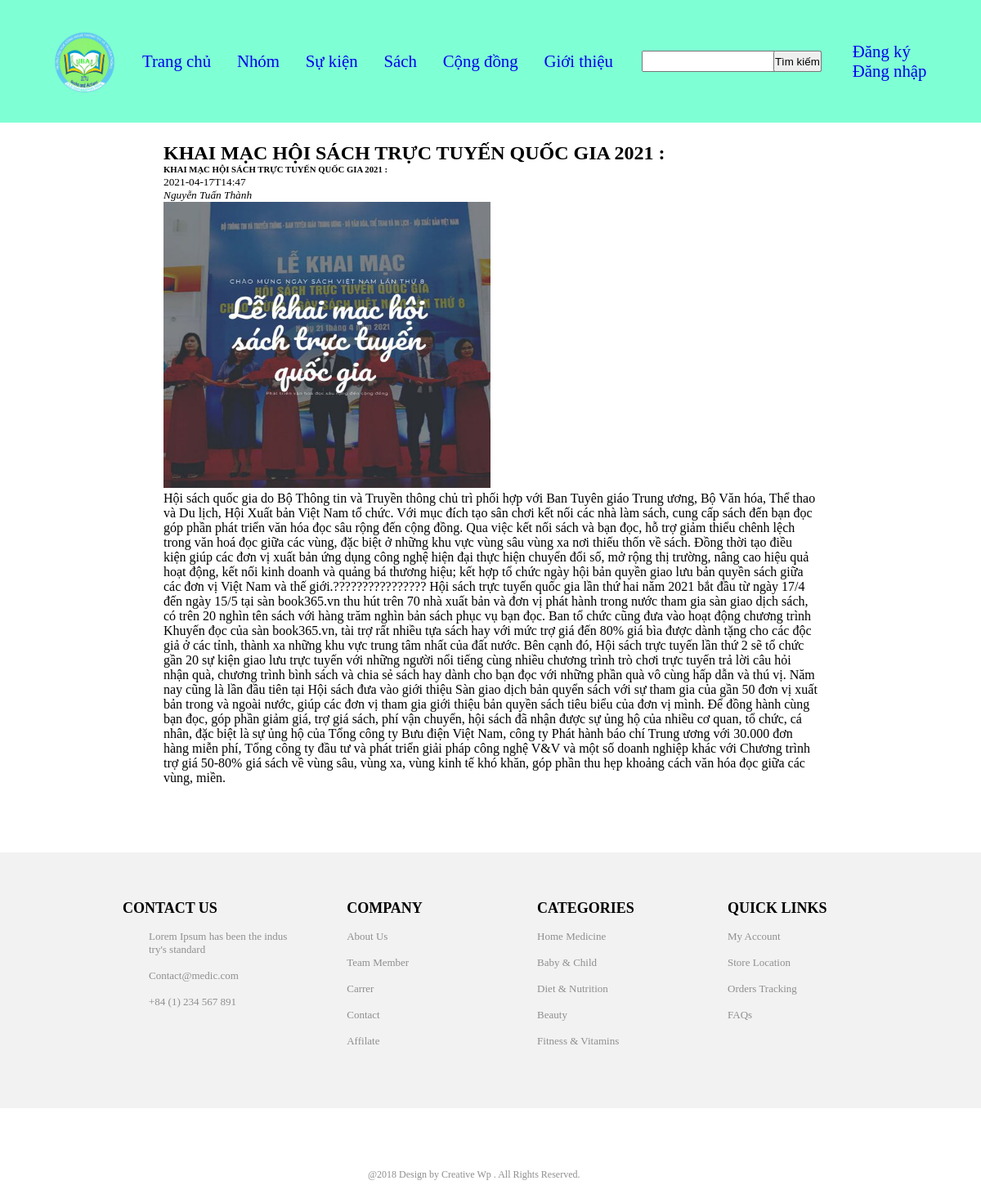
/?action=news&id=60, run on the app's committed database.
### tables this page shows
CREATE TABLE `prod` (
  `id` int(100) NOT NULL,
  `name` varchar(500) NOT NULL,
  `description` varchar(1000) NOT NULL,
  `img` varchar(300) NOT NULL,
  `content` varchar(10000) NOT NULL,
  `author` varchar(200) NOT NULL,
  `created_date` varchar(100) NOT NULL
);

### index.php (called while the page is built)
<?php
    require_once "./controllers/AdminController.php";
    $index = new AdminControlller();
    $index -> admin();
?>

### models/Database.php (called while the page is built, shortened)
<?php
    class Database{
        private $host = "localhost";
        private $user = "root";
        private $pass = "";
        private $database = "advancedphp";
        private $conn;
        public function connect()
        {
            $this-> conn = new mysqli($this->host, $this->user, $this->pass, $this->database);
            if( $this-> conn-> connect_error){
                die("thatbai".$this-> conn-> connect_error);
            }
            else{
                mysqli_set_charset($this->conn, "utf8");
            }
            return $this->conn;
        }
        public function select($str)
        {
            $result = $this->conn->query($str);
            if($result -> num_rows == 0){
                $data =0;
            }else{
                while($row = $result-> fetch_assoc()){
                    $data[] = $row;
                }
            }
            return $data;
        }
    }
?>

### models/ProdModel.php (called while the page is built, shortened)
<?php
    require_once './models/Database.php';
    class ProdModel extends Database implements interfaceView{
        private $db_prd;
        public function __construct()
        {
            $this->db_prd = new Database();
        }
        public function select($id)
        {
            $str = "SELECT * FROM prod WHERE id ='".$id."'";
            $data = $this -> db_prd -> select($str);
            return $data;
        }
    }
?>

### views/client/new.php (the view, shortened to what this page needs)
<?php
    require_once './views/layout/header.php';
?>
<!DOCTYPE html>
<html lang="en">
<head>
</head>
<body>
    <div class="new">
        <h2><?php echo $dataid[0]['name']?></h2>
        <h6><?php echo $dataid[0]['description']?></h6>
        <small>
            <?php echo $dataid[0]['created_date']?>
            <address><?php echo $dataid[0]['author']?></address>
        </small>
        <img src="./style/img/<?php echo $dataid[0]['img']?>" alt="">
        <p><?php echo $dataid[0]['content']?></p>
    </div>
</body>
</html>
<?php
    require_once './views/layout/footer.php';
?>

### style/css/header.css (style rules this page uses)
* { margin: 0; padding: 0; }

### views/client/new.php (style rules this page uses)
.new { margin: 0 auto; padding: 1.5rem; width: 800px; height: auto; }
.new img { margin:0 auto; width: 400px; height: 350px; }

### data on the page
prod: name "KHAI MẠC HỘI SÁCH TRỰC TUYẾN QUỐC GIA 2021 :", description "KHAI MẠC HỘI SÁCH TRỰC TUYẾN QUỐC GIA 2021 :", created_date "2021-04-17T14:47", author "Nguyễn Tuấn Thành", img (picture), content "Hội sách quốc gia do Bộ Thông tin và Truyền thông chủ trì phối hợp với Ban Tuyên giáo Trung ương, Bộ Văn hóa, Thể thao và Du lịch, Hội Xuất bản Việt Nam tổ chức. Với mục đích tạo sân chơi kết nối các nhà làm sách, cung cấp sách đến bạn đọc góp phần phát triển văn hóa đọc sâu rộng đến cộng đồng. Qua việc kết nối sách và bạn đọc, hỗ trợ giảm thiểu chênh lệch trong văn hoá đọc giữa các vùng, đặc biệt ở những khu vực vùng sâu vùng xa nơi thiếu thốn về sách. Đồng thời tạo điều kiện giúp các đơn vị xuất bản ứng dụng công nghệ hiện đại thực hiện chuyển đổi số, mở rộng thị trường, nâng cao hiệu quả hoạt động, kết nối kinh doanh và quảng bá thương hiệu; kết hợp tổ chức ngày hội bản quyền giao lưu…"
